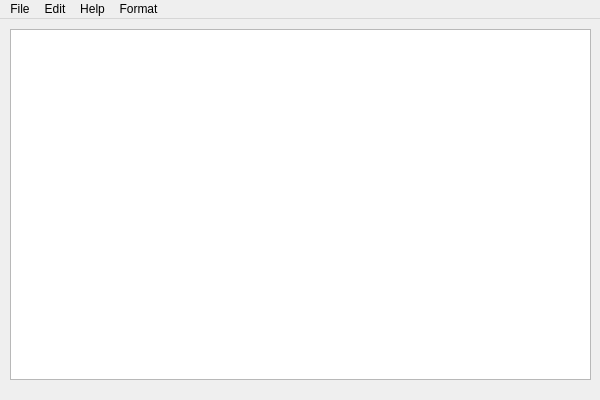
<?xml version="1.0" encoding="UTF-8"?>
<ui version="4.0">
 <class>MainWindow</class>
 <widget class="QMainWindow" name="MainWindow">
  <property name="geometry">
   <rect>
    <x>0</x>
    <y>0</y>
    <width>600</width>
    <height>400</height>
   </rect>
  </property>
  <widget class="QWidget" name="centralwidget">
   <widget class="QTextEdit" name="textEdit">
    <property name="geometry">
     <rect>
      <x>10</x>
      <y>10</y>
      <width>581</width>
      <height>351</height>
     </rect>
    </property>
   </widget>
  </widget>
  <widget class="QMenuBar" name="menubar">
   <property name="geometry">
    <rect>
     <x>0</x>
     <y>0</y>
     <width>600</width>
     <height>26</height>
    </rect>
   </property>
   <widget class="QMenu" name="menuFile">
    <property name="title">
     <string>File</string>
    </property>
    <addaction name="actionNew"/>
    <addaction name="actionOpen"/>
    <addaction name="actionSave"/>
    <addaction name="actionSave_As"/>
    <addaction name="actionExit"/>
   </widget>
   <widget class="QMenu" name="menuEdit">
    <property name="title">
     <string>Edit</string>
    </property>
    <addaction name="actionCopy"/>
    <addaction name="actionCut"/>
    <addaction name="actionPaste"/>
    <addaction name="actionFind"/>
   </widget>
   <widget class="QMenu" name="menuHelp">
    <property name="title">
     <string>Help</string>
    </property>
    <addaction name="actionAbout"/>
   </widget>
   <widget class="QMenu" name="menuFormat">
    <property name="title">
     <string>Format</string>
    </property>
    <addaction name="actionFont"/>
    <addaction name="actionColor"/>
    <addaction name="actionMarker"/>
    <addaction name="actionIndent"/>
    <addaction name="actionLeft"/>
    <addaction name="actionCenter"/>
    <addaction name="actionRight"/>
   </widget>
   <addaction name="menuFile"/>
   <addaction name="menuEdit"/>
   <addaction name="menuHelp"/>
   <addaction name="menuFormat"/>
  </widget>
  <action name="actionNew">
   <property name="text">
    <string>New</string>
   </property>
  </action>
  <action name="actionOpen">
   <property name="text">
    <string>Open</string>
   </property>
  </action>
  <action name="actionSave">
   <property name="text">
    <string>Save</string>
   </property>
  </action>
  <action name="actionSave_As">
   <property name="text">
    <string>Save As</string>
   </property>
  </action>
  <action name="actionExit">
   <property name="text">
    <string>Exit</string>
   </property>
  </action>
  <action name="actionCopy">
   <property name="text">
    <string>Copy</string>
   </property>
  </action>
  <action name="actionCut">
   <property name="text">
    <string>Cut</string>
   </property>
  </action>
  <action name="actionPaste">
   <property name="text">
    <string>Paste</string>
   </property>
  </action>
  <action name="actionAbout">
   <property name="text">
    <string>About</string>
   </property>
  </action>
  <action name="actionFind">
   <property name="text">
    <string>Find</string>
   </property>
  </action>
  <action name="actionFont">
   <property name="text">
    <string>Font</string>
   </property>
  </action>
  <action name="actionColor">
   <property name="text">
    <string>Color</string>
   </property>
  </action>
  <action name="actionMarker">
   <property name="text">
    <string>Marker</string>
   </property>
  </action>
  <action name="actionIndent">
   <property name="text">
    <string>Indent</string>
   </property>
  </action>
  <action name="actionLeft">
   <property name="text">
    <string>Left</string>
   </property>
  </action>
  <action name="actionCenter">
   <property name="text">
    <string>Center</string>
   </property>
  </action>
  <action name="actionRight">
   <property name="text">
    <string>Right</string>
   </property>
  </action>
 </widget>
 <resources/>
 <connections/>
</ui>
